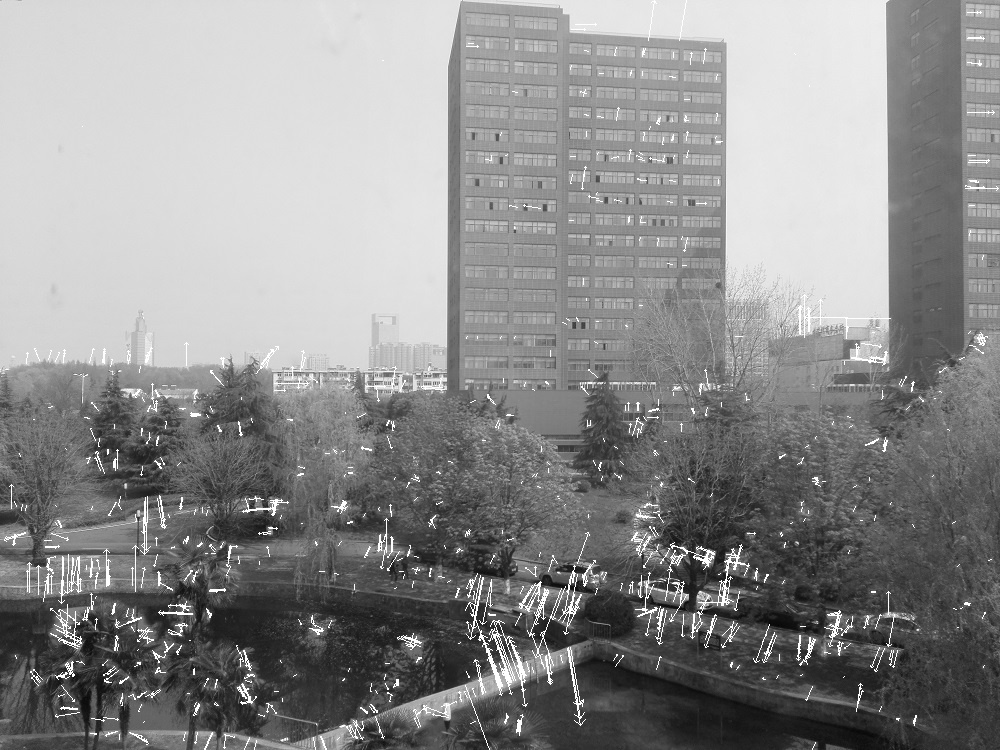
//> input picture MySIFT/MySIFT/feature points.jpg, 1000 x 750 px
$ ./main 'feature points.jpg' red_buiding_s.jpg red_buiding_s.jpg   (built with g++ and OpenCV 4)
//> lines starting //> are read from the running program, lines starting //| are printed output that depends on the picture
#include "opencv2\core\core.hpp"
#include "opencv2\highgui\highgui.hpp"
#include "opencv2\imgproc\imgproc.hpp"
#include <iostream>
#include <list>

#include "sift.h"

using namespace std;
using namespace cv;

int main(int argc, char** argv)
{
	//Mat img = imread(argv[1], IMREAD_GRAYSCALE);
	if (argc < 4)
	{
		cout << "ERROR: 3 arguments needed, @image1 path @ image2 path @ result image path" << endl;
		exit(1);
	}
	Mat img1_color = imread(argv[1]);
//> img1_color is the input picture: 750 rows x 1000 cols, CV_8UC3; min 2, max 255, mean 140.5
	Mat img2_color = imread(argv[2]);
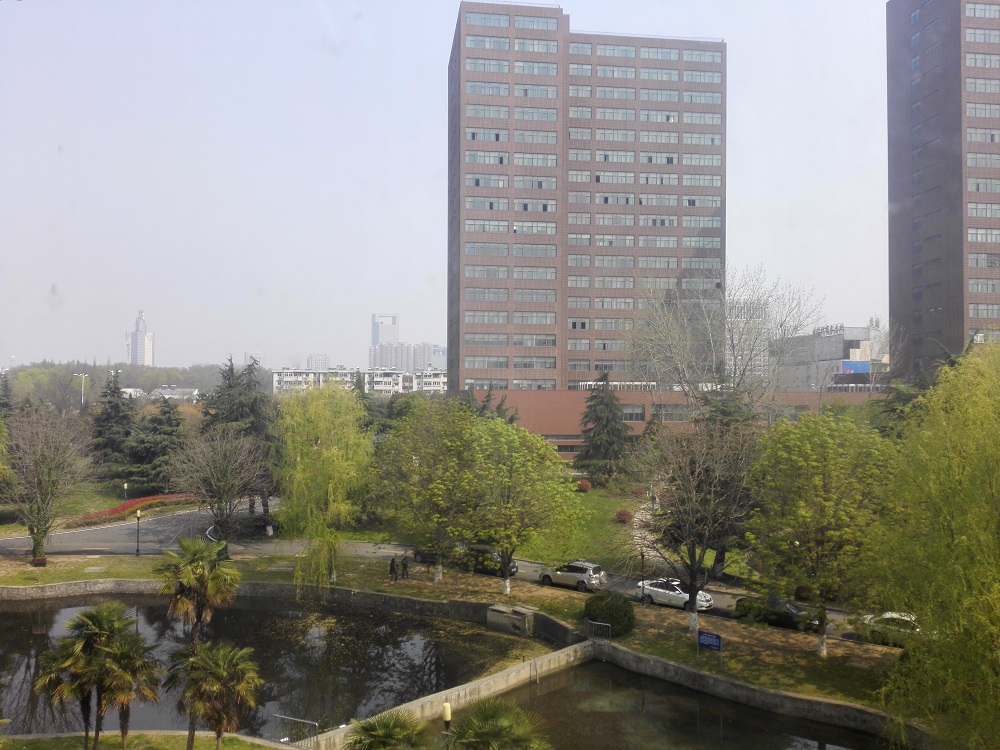
//> input picture MySIFT/MySIFT/red_buiding_s.jpg, 1000 x 750 px
//> img2_color is the input picture: 750 rows x 1000 cols, CV_8UC3; mean B, G, R 130.4, 138.1, 139.7
	Mat img1_gray;
	Mat img2_gray;
	cvtColor(img1_color, img1_gray, CV_BGR2GRAY);
	cvtColor(img2_color, img2_gray, CV_BGR2GRAY);
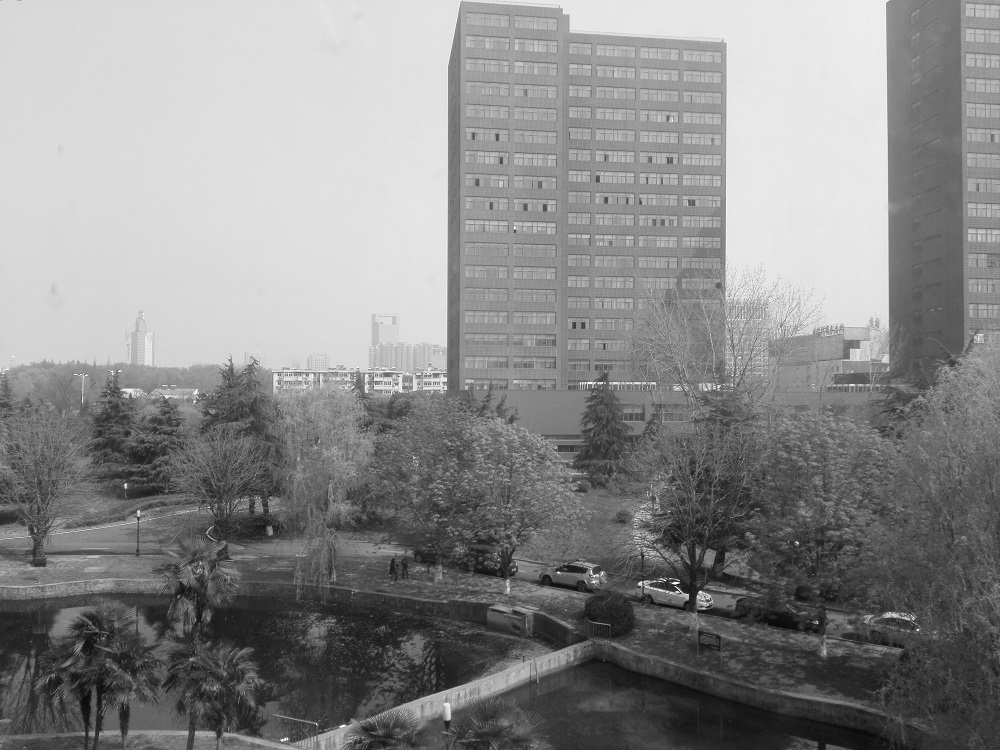
//> img2_gray: 750 rows x 1000 cols, CV_8UC1; min 2, max 255, mean 137.7
	Mat f_img(img1_gray.size(), CV_64FC1);
	Mat f_img2(img2_gray.size(), CV_64FC1);
	img1_gray.convertTo(f_img, CV_64FC1);
	img2_gray.convertTo(f_img2, CV_64FC1);
	//imwrite("f_img.jpg", f_img);

//> (the run ends here: the program needs code that is not available in this run, at `list<feature> feature_list1;`)
